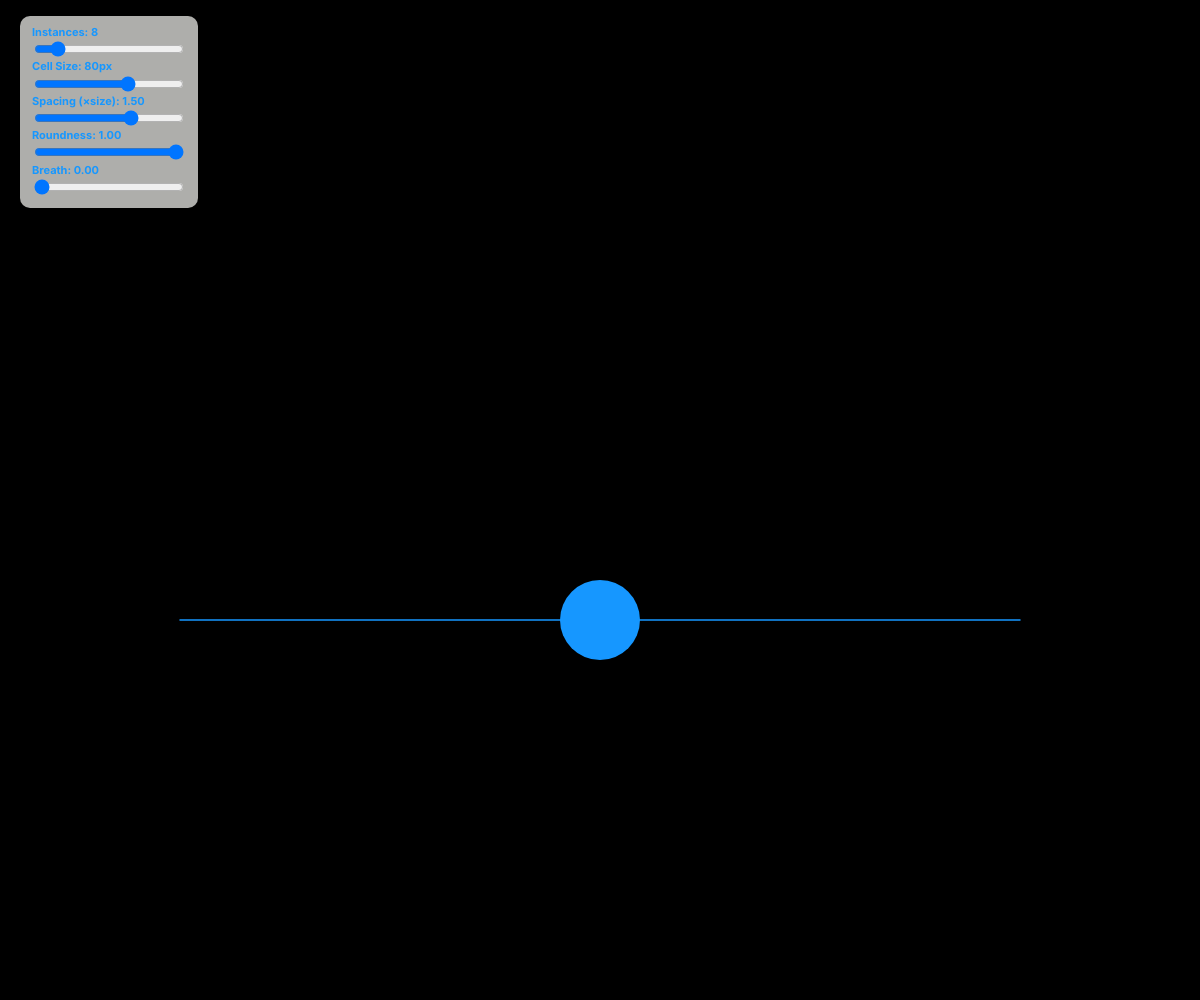
Frame 1 (no input)
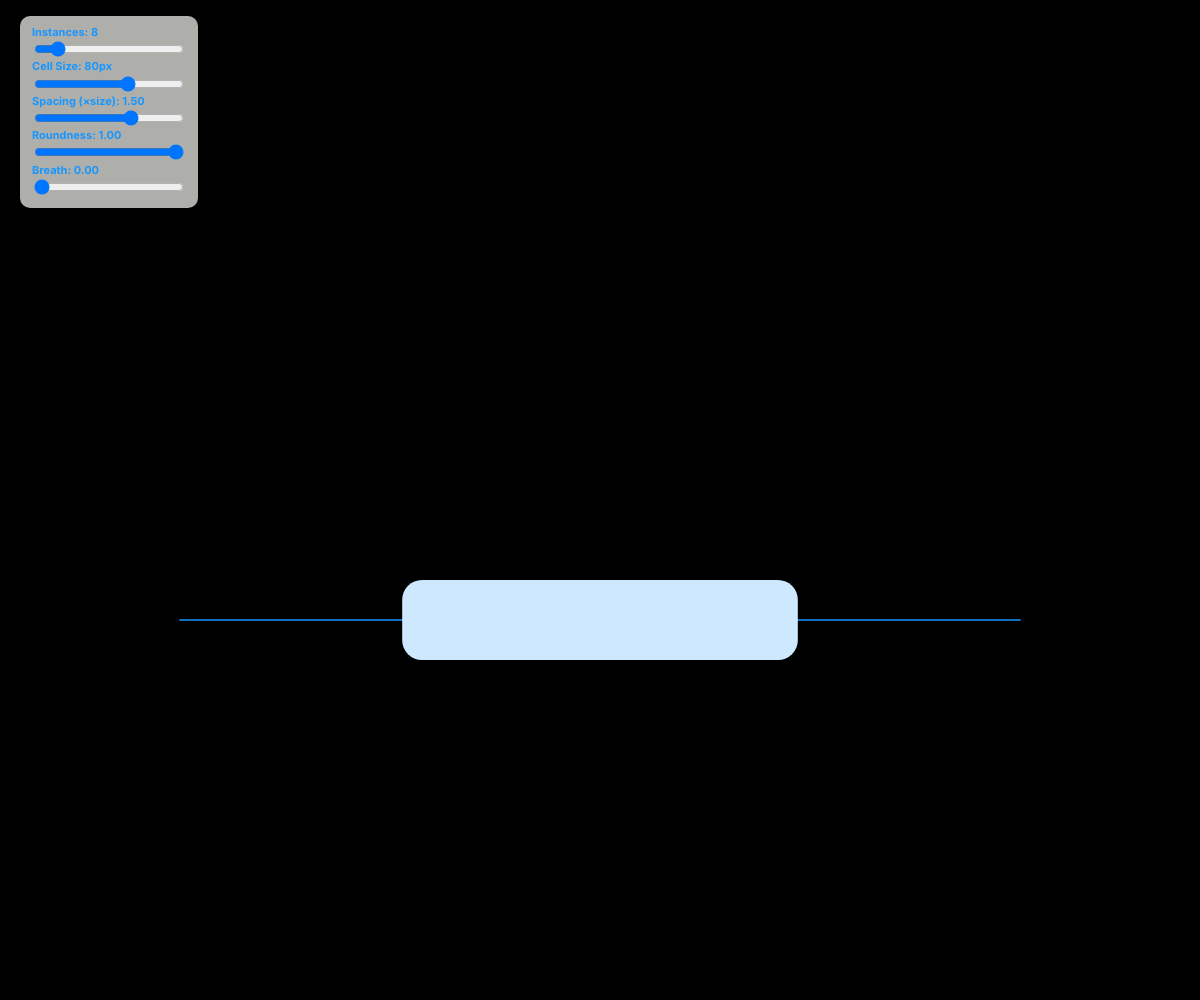
Frame 60 (no input)
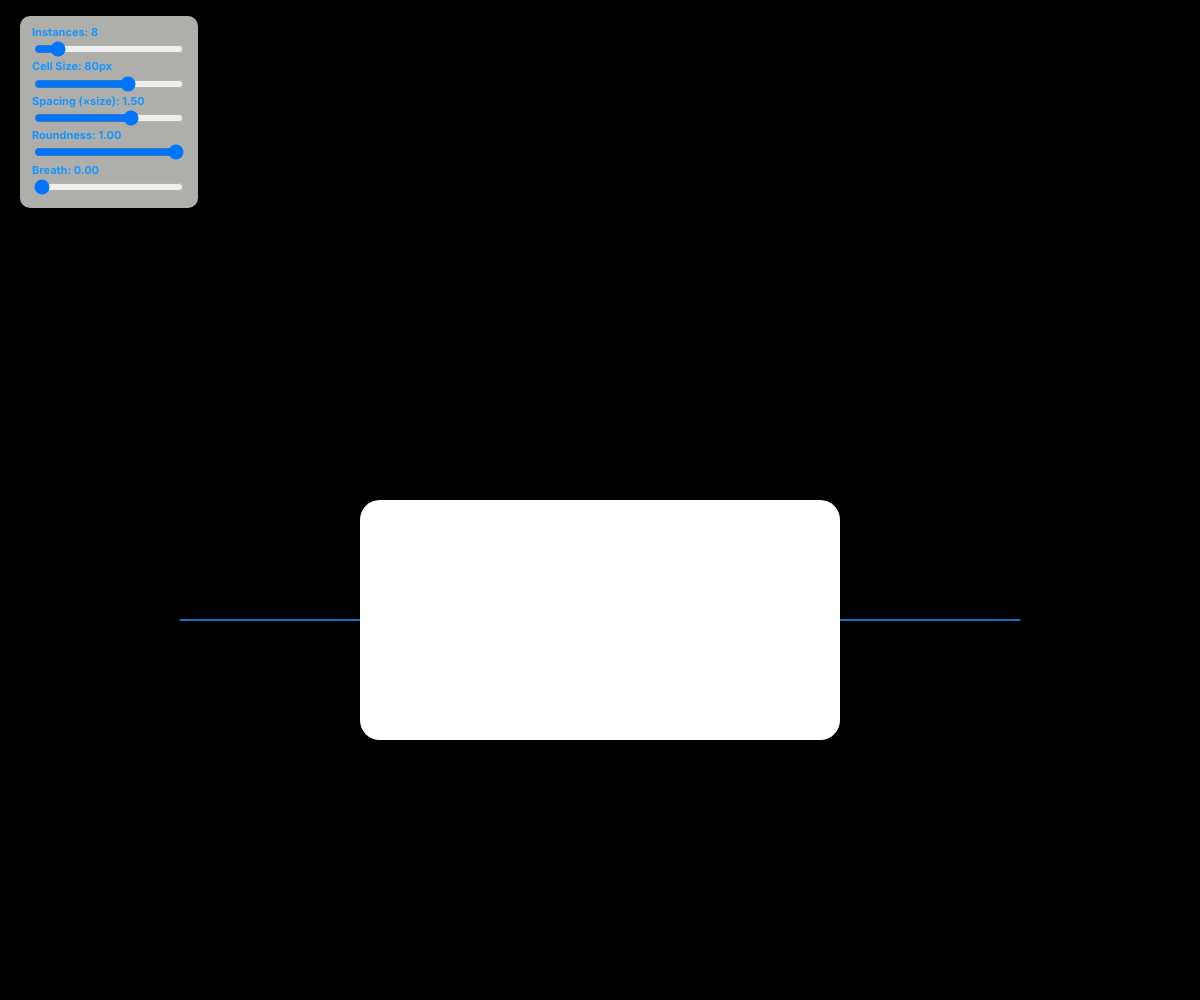
Frame 120 (the mouse pressed at the canvas centre since frame 60)

The p5.js sketch that drew these frames (run headless with seeded random() and noise() and a simulated clock; from frame 60 on, the mouse is pressed at the canvas centre):

// p5.js sketch
// ── sketch.js
// 20 instances of a rounded-rectangle "circle" laid out left → right,
// centered on the canvas. When packed tightly with max roundness, the
// row reads as one long rectangle composed of identical circular units.

const fg = '#1697ff';
const bg = '#000';

let panel;
let countSlider, countLabel;
let sizeSlider, sizeLabel;
let spacingSlider, spacingLabel;
let roundSlider, roundLabel;
let pulseSlider, pulseLabel;

function setup() {
  createCanvas(windowWidth, windowHeight);
  pixelDensity(1);
  noStroke();
  rectMode(CENTER);
  createControls();
}

function draw() {
  background(bg);
  updateLabels();

  const count    = countSlider.value();
  const baseSize = sizeSlider.value();
  const spacing  = spacingSlider.value();
  const round    = roundSlider.value();
  const pulseAmt = pulseSlider.value();

  const t = millis() / 1000;
  const breath = 1 + Math.sin(t * 1.4) * 0.05 * pulseAmt;
  const cellSize = baseSize * breath;

  const step   = cellSize * spacing;
  const totalW = step * (count - 1);
  const startX = width / 2 - totalW / 2;
  const endX   = startX + totalW;

  // Lift the whole composition a touch above centre — bottom row sits below.
  const topY    = height * 0.42;
  const bottomY = height * 0.62;

  const maxCornerR = (cellSize / 2) * round;

  // ----- Bottom: a single horizontal line spanning the row width ---
  stroke(fg);
  strokeWeight(1.5);
  line(startX, bottomY, endX, bottomY);
  noStroke();

  // ----- Centre-fixed morphing shape — timeline:
  //   1) EXPAND   width 1×→6×; once width is ~80% expanded, height grows 1×→3×
  //   2) HOLD     stay fully expanded for 3s
  //   3) REWIND   everything eases back to start, then loops
  const STOP_PHASE = 0.38;
  const R_AT_STOP  = 0.494;
  const EXPAND = 1.6;   // seconds to expand
  const HOLD   = 3.0;   // seconds held
  const REWIND = 0.8;   // seconds to rewind (2× faster than expand)
  const TOTAL  = EXPAND + HOLD + REWIND;
  const ease = (x) => (x < 0.5 ? 4*x*x*x : 1 - Math.pow(-2*x + 2, 3) / 2);

  const cyc = t % TOTAL;
  let widthMult, heightMult, expandAmt;
  if (cyc < EXPAND) {
    const p = ease(cyc / EXPAND);
    widthMult = lerp(1, 6, p);
    // height kicks in only after width passes ~80%
    const hp = constrain((p - 0.8) / 0.2, 0, 1);
    heightMult = lerp(1, 3, hp);
    expandAmt = p;
  } else if (cyc < EXPAND + HOLD) {
    widthMult = 6; heightMult = 3; expandAmt = 1;
  } else {
    // Rewind in two steps: height shrinks first, then width.
    const rt = cyc - EXPAND - HOLD;
    const half = REWIND / 2;
    if (rt < half) {
      const p = ease(rt / half);
      widthMult = 6;
      heightMult = lerp(3, 1, p);
      expandAmt = 1;
    } else {
      const p = ease((rt - half) / half);
      widthMult = lerp(6, 1, p);
      heightMult = 1;
      expandAmt = 1 - p;
    }
  }

  const myWidth  = cellSize * widthMult;
  const myHeight = cellSize * heightMult;

  // Roundness: max when small, eases toward R_AT_STOP as it expands.
  const morphT = Math.min(expandAmt / STOP_PHASE, 1);
  const myCornerR = lerp(maxCornerR, maxCornerR * R_AT_STOP, morphT);

  // Colour: blue when small → white when fully expanded.
  const cr = lerp(22, 255, expandAmt);
  const cg = lerp(151, 255, expandAmt);
  const cb = 255;

  // Fixed at the horizontal centre of the canvas.
  const mx = width / 2;
  fill(cr, cg, cb);
  rect(mx, bottomY, myWidth, myHeight, myCornerR);
}

// ----- Controls -----

function createControls() {
  panel = createDiv();
  panel.position(20, 16);
  panel.style('font-family', "'Inter', Arial, Helvetica, sans-serif");
  panel.style('font-size', '11px');
  panel.style('font-weight', '700');
  panel.style('line-height', '1.2');
  panel.style('color', fg);
  panel.style('background', 'rgba(242, 241, 237, 0.72)');
  panel.style('padding', '10px 12px');
  panel.style('border-radius', '10px');

  countLabel = createDiv(); countLabel.parent(panel);
  countSlider = createSlider(1, 60, 8, 1);
  countSlider.parent(panel); countSlider.size(150);

  sizeLabel = createDiv(); sizeLabel.parent(panel);
  sizeSlider = createSlider(8, 120, 80, 1);
  sizeSlider.parent(panel); sizeSlider.size(150);

  spacingLabel = createDiv(); spacingLabel.parent(panel);
  spacingSlider = createSlider(0.5, 2.0, 1.5, 0.01);
  spacingSlider.parent(panel); spacingSlider.size(150);

  roundLabel = createDiv(); roundLabel.parent(panel);
  roundSlider = createSlider(0.0, 1.0, 1.0, 0.01);
  roundSlider.parent(panel); roundSlider.size(150);

  pulseLabel = createDiv(); pulseLabel.parent(panel);
  pulseSlider = createSlider(0.0, 1.0, 0.0, 0.01);
  pulseSlider.parent(panel); pulseSlider.size(150);
}

function updateLabels() {
  if (!countLabel) return;
  countLabel.html('Instances: ' + countSlider.value());
  sizeLabel.html('Cell Size: ' + sizeSlider.value() + 'px');
  spacingLabel.html('Spacing (×size): ' + nf(spacingSlider.value(), 1, 2));
  roundLabel.html('Roundness: ' + nf(roundSlider.value(), 1, 2));
  pulseLabel.html('Breath: ' + nf(pulseSlider.value(), 1, 2));
}

function windowResized() {
  resizeCanvas(windowWidth, windowHeight);
}
